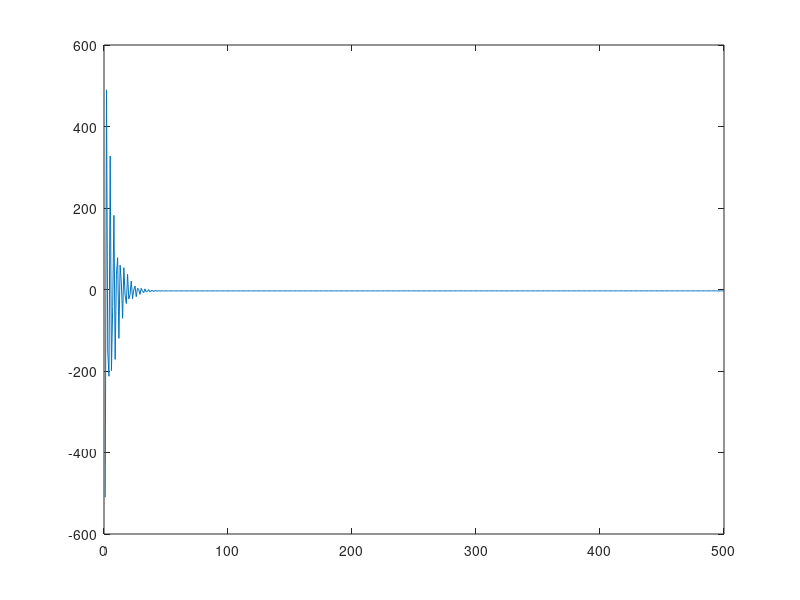
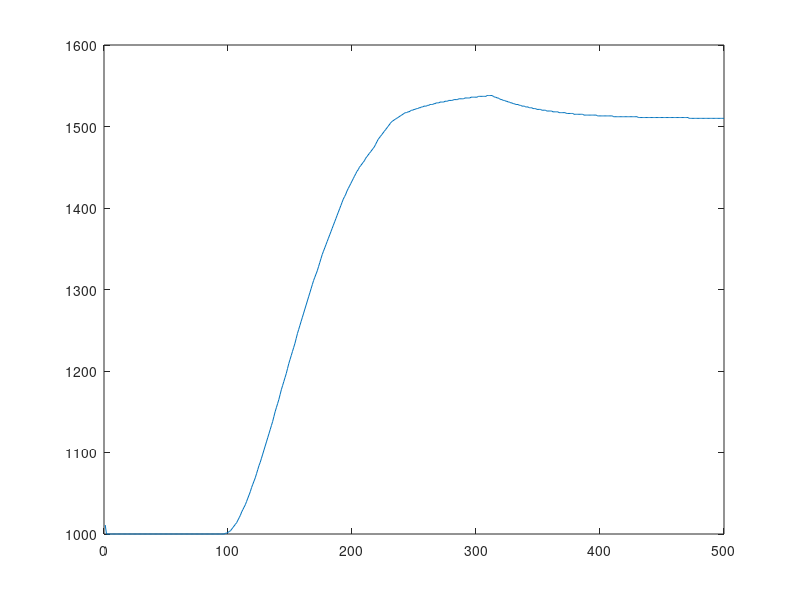

Write MATLAB code to recreate these figures, in order.
% this script tests the effect of computing a control signal via z
% transform on the entire controller in one step vs series connection of
% discrete lead followed by discrete lag

%% setup

clear;
clc;

% PWM values
PW_STOP = 1510;
PW_MIN = 1000;
PW_MAX = 2000;
u_k_min = PW_MIN - PW_STOP;
u_k_max = PW_MAX - PW_STOP;

% controller values
r_k = 2700; % reference rpm value
rpm = 3700; % initial rpm value
K = 5; % controller gain
lead_z = 5.602; % lead zero
lead_p = 11.43; % lead pole
lag_z = .9487; % lag zero
lag_p = .09487; % lag pole
Ts = .02;
lead_A = K*(lead_z+2/Ts)/(lead_p+2/Ts);
lead_B = K*(lead_z-2/Ts)/(lead_p+2/Ts);
lead_C = (lead_p-2/Ts)/(lead_p+2/Ts);
lag_A = (lag_z+2/Ts)/(lag_p+2/Ts);
lag_B = (lag_z-2/Ts)/(lag_p+2/Ts);
lag_C = (lag_p-2/Ts)/(lag_p+2/Ts);

u_k = 0;
u_k1 = 0;
u_k2 = 0;
e_k = 0;
e_k1 = 0;
e_k2 = 0;

% simulation parameters
T_final = 10;
u_ks = zeros(T_final/Ts, 1);

%% combined lead-lag

for i = 1:T_final/Ts
    e_k = r_k - rpm;
    u_k = (K * ((1+Ts/2*lead_z)*(1+Ts/2*lag_z)*e_k + (-2+Ts^2/2*lead_z*lag_z)*e_k1 + (1-Ts/2*lead_z)*(1-Ts/2*lag_z)*e_k2) - (1+Ts/2*lead_p)*(1+Ts/2*lag_p)*u_k1 - (1-Ts/2*lead_p)*(1-Ts/2*lag_p)*u_k2) / ((1+Ts/2*lead_p)*(1+Ts/2*lag_p));
    u_k = max(min(u_k, u_k_max), u_k_min);
    rpm = rpm + u_k*.6239*Ts;
    
    e_k2 = e_k1;
    e_k1 = e_k;
    u_k2 = u_k1;
    u_k1 = u_k;
    u_ks(i) = u_k;
end

figure(1);
plot(u_ks);

%% series lead-lag

lead_u_k = 0;
lead_u_k1 = 0;

for i = 1:T_final/Ts
    e_k = r_k - rpm;
    lead_u_k = floor(lead_A*e_k + lead_B*e_k1 - lead_C*lead_u_k1);
    u_k = floor(lag_A*lead_u_k + lag_B*lead_u_k1 - lag_C*u_k1);
    u_k = max(min(u_k, u_k_max), u_k_min);
    rpm = rpm + u_k*.6239*Ts;
    
    e_k1 = e_k;
    lead_u_k1 = lead_u_k;
    u_k1 = u_k;
    u_ks(i) = u_k;
end

figure(2);
plot(u_ks + PW_STOP);